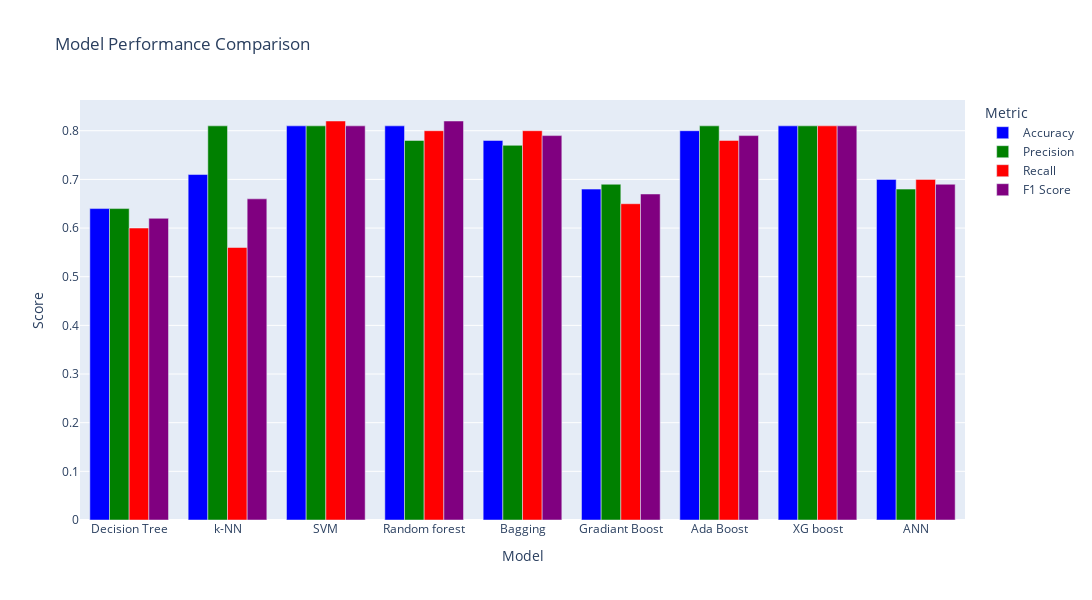

The cell this chart's notebook holds for it:
### Code cell
import plotly.graph_objects as go
import pandas as pd

metrics = {
    "Model": ["Decision Tree", 'k-NN','SVM','Random forest','Bagging','Gradiant Boost','Ada Boost','XG boost',"ANN"],
    "Accuracy": [0.64   , 0.71  , 0.81  ,0.81   ,0.78  ,0.68  ,0.80  ,0.81   ,0.7],
    "Precision": [0.64  , 0.81  , 0.81  ,0.78   ,0.77  ,0.69  ,0.81  ,0.81  ,0.68],
    "Recall": [   0.60  , 0.56  , 0.82  ,0.80   ,0.8  ,0.65  ,0.78  ,0.81   ,0.7],
    "F1 Score": [0.62   , 0.66  , 0.81  ,0.82   ,0.79  ,0.67  ,0.79  ,0.81   ,0.69]
}


df_metrics = pd.DataFrame(metrics)


fig = go.Figure()


metrics_list = ["Accuracy", "Precision", "Recall", "F1 Score"]
colors = ['blue', 'green', 'red', 'purple']  

for metric, color in zip(metrics_list, colors):
    fig.add_trace(go.Bar(
        x=df_metrics['Model'],
        y=df_metrics[metric],
        name=metric,
        marker_color=color
    ))


fig.update_layout(
    title="Model Performance Comparison",
    xaxis_title="Model",
    yaxis_title="Score",
    barmode='group',  
    legend_title="Metric",
    hovermode="x unified",
    width=1200,  
    height=600, 
)

fig.show()

### Figure 1 — Plotly figure (JSON) as saved in the notebook; plotly's stock layout.template omitted (floating-point values rounded to 4 significant figures)
{"data": [{"marker": {"color": "blue"}, "name": "Accuracy", "type": "bar", "x": ["Decision Tree", "k-NN", "SVM", "Random forest", "Bagging", "Gradiant Boost", "Ada Boost", "XG boost", "ANN"], "y": [0.64, 0.71, 0.81, 0.81, 0.78, 0.68, 0.8, 0.81, 0.7]}, {"marker": {"color": "green"}, "name": "Precision", "type": "bar", "x": ["Decision Tree", "k-NN", "SVM", "Random forest", "Bagging", "Gradiant Boost", "Ada Boost", "XG boost", "ANN"], "y": [0.64, 0.81, 0.81, 0.78, 0.77, 0.69, 0.81, 0.81, 0.68]}, {"marker": {"color": "red"}, "name": "Recall", "type": "bar", "x": ["Decision Tree", "k-NN", "SVM", "Random forest", "Bagging", "Gradiant Boost", "Ada Boost", "XG boost", "ANN"], "y": [0.6, 0.56, 0.82, 0.8, 0.8, 0.65, 0.78, 0.81, 0.7]}, {"marker": {"color": "purple"}, "name": "F1 Score", "type": "bar", "x": ["Decision Tree", "k-NN", "SVM", "Random forest", "Bagging", "Gradiant Boost", "Ada Boost", "XG boost", "ANN"], "y": [0.62, 0.66, 0.81, 0.82, 0.79, 0.67, 0.79, 0.81, 0.69]}], "layout": {"barmode": "group", "height": 600, "hovermode": "x unified", "legend": {"title": {"text": "Metric"}}, "title": {"text": "Model Performance Comparison"}, "width": 1200, "xaxis": {"title": {"text": "Model"}}, "yaxis": {"title": {"text": "Score"}}}}
